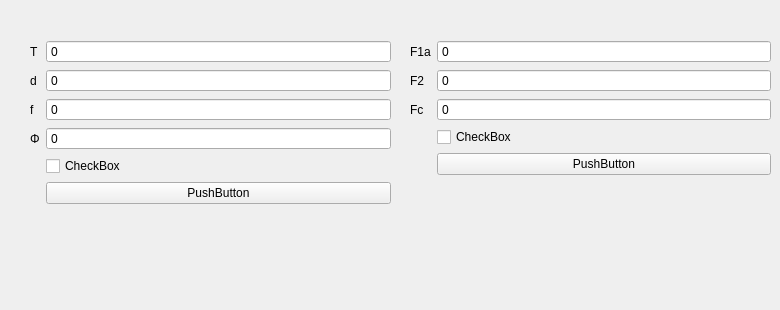
    <widget class="QWidget" name="Fi">
     <widget class="QWidget" name="formLayoutWidget_4">
      <property name="geometry">
       <rect>
        <x>30</x>
        <y>40</y>
        <width>361</width>
        <height>261</height>
       </rect>
      </property>
      <layout class="QFormLayout" name="formLayout_6">
       <item row="0" column="0">
        <widget class="QLabel" name="htext_34">
         <property name="text">
          <string>T</string>
         </property>
        </widget>
       </item>
       <item row="0" column="1">
        <widget class="QDoubleSpinBox" name="DoubleSpinBox_6">
         <property name="buttonSymbols">
          <enum>QAbstractSpinBox::NoButtons</enum>
         </property>
         <property name="specialValueText">
          <string>0</string>
         </property>
         <property name="decimals">
          <number>3</number>
         </property>
         <property name="minimum">
          <double>-1000000000000.000000000000000</double>
         </property>
         <property name="maximum">
          <double>1000000000000.000000000000000</double>
         </property>
         <property name="value">
          <double>-1000000000000.000000000000000</double>
         </property>
        </widget>
       </item>
       <item row="1" column="1">
        <widget class="QDoubleSpinBox" name="fDoubleSpinBox_8">
         <property name="buttonSymbols">
          <enum>QAbstractSpinBox::NoButtons</enum>
         </property>
         <property name="specialValueText">
          <string>0</string>
         </property>
         <property name="decimals">
          <number>3</number>
         </property>
         <property name="minimum">
          <double>-1000000000000.000000000000000</double>
         </property>
         <property name="maximum">
          <double>1000000000000.000000000000000</double>
         </property>
         <property name="value">
          <double>-1000000000000.000000000000000</double>
         </property>
        </widget>
       </item>
       <item row="5" column="1">
        <widget class="QCheckBox" name="checkBox_10">
         <property name="text">
          <string>CheckBox</string>
         </property>
        </widget>
       </item>
       <item row="6" column="1">
        <widget class="QPushButton" name="pushButton_13">
         <property name="text">
          <string>PushButton</string>
         </property>
        </widget>
       </item>
       <item row="1" column="0">
        <widget class="QLabel" name="htext_35">
         <property name="text">
          <string>d</string>
         </property>
        </widget>
       </item>
       <item row="2" column="1">
        <widget class="QDoubleSpinBox" name="DoubleSpinBox_7">
         <property name="buttonSymbols">
          <enum>QAbstractSpinBox::NoButtons</enum>
         </property>
         <property name="specialValueText">
          <string>0</string>
         </property>
         <property name="decimals">
          <number>3</number>
         </property>
         <property name="minimum">
          <double>-1000000000000.000000000000000</double>
         </property>
         <property name="maximum">
          <double>1000000000000.000000000000000</double>
         </property>
         <property name="value">
          <double>-1000000000000.000000000000000</double>
         </property>
        </widget>
       </item>
       <item row="2" column="0">
        <widget class="QLabel" name="htext_36">
         <property name="text">
          <string>f</string>
         </property>
        </widget>
       </item>
       <item row="3" column="1">
        <widget class="QDoubleSpinBox" name="DoubleSpinBox_8">
         <property name="buttonSymbols">
          <enum>QAbstractSpinBox::NoButtons</enum>
         </property>
         <property name="specialValueText">
          <string>0</string>
         </property>
         <property name="decimals">
          <number>3</number>
         </property>
         <property name="minimum">
          <double>-1000000000000.000000000000000</double>
         </property>
         <property name="maximum">
          <double>1000000000000.000000000000000</double>
         </property>
         <property name="value">
          <double>-1000000000000.000000000000000</double>
         </property>
        </widget>
       </item>
       <item row="3" column="0">
        <widget class="QLabel" name="htext_37">
         <property name="text">
          <string>Φ</string>
         </property>
        </widget>
       </item>
      </layout>
     </widget>
     <widget class="QWidget" name="formLayoutWidget_9">
      <property name="geometry">
       <rect>
        <x>410</x>
        <y>40</y>
        <width>361</width>
        <height>261</height>
       </rect>
      </property>
      <layout class="QFormLayout" name="formLayout_10">
       <item row="0" column="0">
        <widget class="QLabel" name="htext_48">
         <property name="text">
          <string>F1a</string>
         </property>
        </widget>
       </item>
       <item row="0" column="1">
        <widget class="QDoubleSpinBox" name="DoubleSpinBox_12">
         <property name="buttonSymbols">
          <enum>QAbstractSpinBox::NoButtons</enum>
         </property>
         <property name="specialValueText">
          <string>0</string>
         </property>
         <property name="decimals">
          <number>3</number>
         </property>
         <property name="minimum">
          <double>-1000000000000.000000000000000</double>
         </property>
         <property name="maximum">
          <double>1000000000000.000000000000000</double>
         </property>
         <property name="value">
          <double>-1000000000000.000000000000000</double>
         </property>
        </widget>
       </item>
       <item row="1" column="0">
        <widget class="QLabel" name="htext_49">
         <property name="text">
          <string>F2</string>
         </property>
        </widget>
       </item>
       <item row="1" column="1">
        <widget class="QDoubleSpinBox" name="fDoubleSpinBox_16">
         <property name="buttonSymbols">
          <enum>QAbstractSpinBox::NoButtons</enum>
         </property>
         <property name="specialValueText">
          <string>0</string>
         </property>
         <property name="decimals">
          <number>3</number>
         </property>
         <property name="minimum">
          <double>-1000000000000.000000000000000</double>
         </property>
         <property name="maximum">
          <double>1000000000000.000000000000000</double>
         </property>
         <property name="value">
          <double>-1000000000000.000000000000000</double>
         </property>
        </widget>
       </item>
       <item row="2" column="0">
        <widget class="QLabel" name="htext_50">
         <property name="text">
          <string>Fc</string>
         </property>
        </widget>
       </item>
       <item row="2" column="1">
        <widget class="QDoubleSpinBox" name="DoubleSpinBox_13">
         <property name="buttonSymbols">
          <enum>QAbstractSpinBox::NoButtons</enum>
         </property>
         <property name="specialValueText">
          <string>0</string>
         </property>
         <property name="decimals">
          <number>3</number>
         </property>
         <property name="minimum">
          <double>-1000000000000.000000000000000</double>
         </property>
         <property name="maximum">
          <double>1000000000000.000000000000000</double>
         </property>
         <property name="value">
          <double>-1000000000000.000000000000000</double>
         </property>
        </widget>
       </item>
       <item row="4" column="1">
        <widget class="QCheckBox" name="checkBox_16">
         <property name="text">
          <string>CheckBox</string>
         </property>
        </widget>
       </item>
       <item row="5" column="1">
        <widget class="QPushButton" name="pushButton_17">
         <property name="text">
          <string>PushButton</string>
         </property>
        </widget>
       </item>
      </layout>
     </widget>
    </widget>
